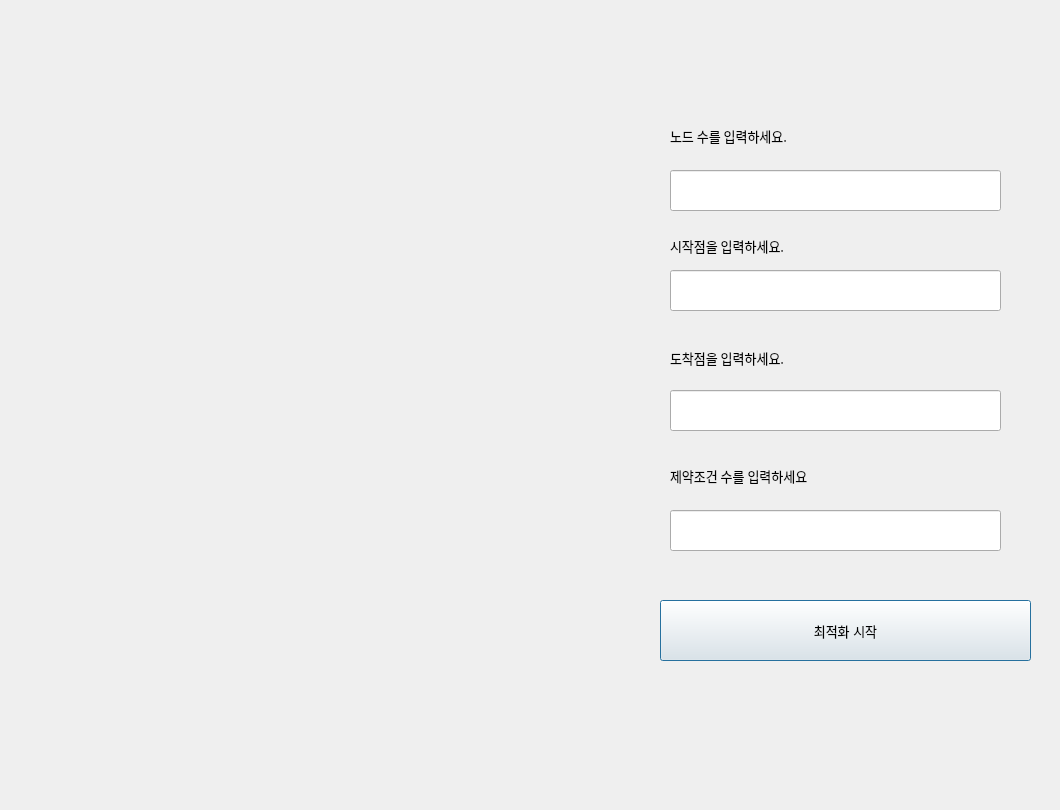
<?xml version="1.0" encoding="UTF-8"?>
<ui version="4.0">
 <class>Dialog</class>
 <widget class="QDialog" name="Dialog">
  <property name="geometry">
   <rect>
    <x>0</x>
    <y>0</y>
    <width>1060</width>
    <height>810</height>
   </rect>
  </property>
  <property name="windowTitle">
   <string>Dialog</string>
  </property>
  <widget class="QPushButton" name="Startbutton">
   <property name="geometry">
    <rect>
     <x>660</x>
     <y>600</y>
     <width>371</width>
     <height>61</height>
    </rect>
   </property>
   <property name="font">
    <font>
     <pointsize>10</pointsize>
    </font>
   </property>
   <property name="text">
    <string>최적화 시작</string>
   </property>
  </widget>
  <widget class="QLabel" name="nodeLabel">
   <property name="geometry">
    <rect>
     <x>670</x>
     <y>120</y>
     <width>271</width>
     <height>31</height>
    </rect>
   </property>
   <property name="font">
    <font>
     <family>Malgun Gothic</family>
     <pointsize>10</pointsize>
    </font>
   </property>
   <property name="text">
    <string>노드 수를 입력하세요.</string>
   </property>
  </widget>
  <widget class="QLabel" name="StartPointLabel">
   <property name="geometry">
    <rect>
     <x>670</x>
     <y>230</y>
     <width>271</width>
     <height>31</height>
    </rect>
   </property>
   <property name="font">
    <font>
     <family>Malgun Gothic</family>
     <pointsize>10</pointsize>
    </font>
   </property>
   <property name="text">
    <string>시작점을 입력하세요.</string>
   </property>
  </widget>
  <widget class="QLabel" name="LastPointLabel">
   <property name="geometry">
    <rect>
     <x>670</x>
     <y>342</y>
     <width>271</width>
     <height>31</height>
    </rect>
   </property>
   <property name="font">
    <font>
     <family>Malgun Gothic</family>
     <pointsize>10</pointsize>
    </font>
   </property>
   <property name="text">
    <string>도착점을 입력하세요.</string>
   </property>
  </widget>
  <widget class="QWidget" name="verticalLayoutWidget">
   <property name="geometry">
    <rect>
     <x>50</x>
     <y>90</y>
     <width>561</width>
     <height>511</height>
    </rect>
   </property>
   <layout class="QVBoxLayout" name="graph_verticalLayout"/>
  </widget>
  <widget class="QLineEdit" name="lineEdit">
   <property name="geometry">
    <rect>
     <x>670</x>
     <y>170</y>
     <width>331</width>
     <height>41</height>
    </rect>
   </property>
   <property name="font">
    <font>
     <pointsize>10</pointsize>
    </font>
   </property>
  </widget>
  <widget class="QLineEdit" name="lineEdit_2">
   <property name="geometry">
    <rect>
     <x>670</x>
     <y>270</y>
     <width>331</width>
     <height>41</height>
    </rect>
   </property>
   <property name="font">
    <font>
     <pointsize>10</pointsize>
    </font>
   </property>
  </widget>
  <widget class="QLineEdit" name="lineEdit_3">
   <property name="geometry">
    <rect>
     <x>670</x>
     <y>390</y>
     <width>331</width>
     <height>41</height>
    </rect>
   </property>
   <property name="font">
    <font>
     <pointsize>10</pointsize>
    </font>
   </property>
  </widget>
  <widget class="QLabel" name="ConstrainLabel">
   <property name="geometry">
    <rect>
     <x>670</x>
     <y>460</y>
     <width>271</width>
     <height>31</height>
    </rect>
   </property>
   <property name="font">
    <font>
     <family>Malgun Gothic</family>
     <pointsize>10</pointsize>
    </font>
   </property>
   <property name="text">
    <string>제약조건 수를 입력하세요</string>
   </property>
  </widget>
  <widget class="QLineEdit" name="lineEdit_4">
   <property name="geometry">
    <rect>
     <x>670</x>
     <y>510</y>
     <width>331</width>
     <height>41</height>
    </rect>
   </property>
   <property name="font">
    <font>
     <pointsize>10</pointsize>
    </font>
   </property>
  </widget>
 </widget>
 <resources/>
 <connections/>
</ui>
